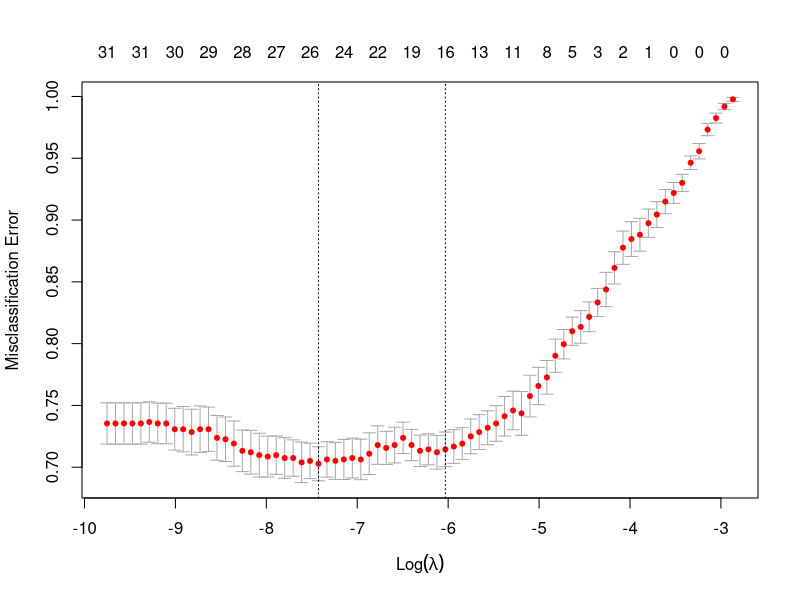

Generate this figure with R:
library(ggplot2)
library(glmnet)
library(doParallel)
registerDoParallel(6)

crusio1 <- read.csv('Crusio1.csv')

# Part (b)
# Use columns 4 through 41.
crusio1_b <- crusio1[,c(1,seq(4,41))]
# Drop N/As.
crusio1_b <- na.omit(crusio1_b)
# Drop strains with fewer than 10 rows.
count <- table(unlist(crusio1_b[,1]))
crusio1_s <- subset(crusio1_b, count[crusio1_b[,1]] >= 10)
# Prepare data and labels.
strain <- factor(t(crusio1_s["strain"]))
obs <- crusio1_s[,-1]

# Fit model with multinomial logistic regression and lasso.
cv_model <- cv.glmnet(as.matrix(obs), t(strain), family="multinomial", type.measure="class", alpha=1, parallel = TRUE)
plot(cv_model)

# Find a good lambda and check accuracy over entire dataset.
opt_lambda <- cv_model["lambda.1se"][[1]]
pred <- predict(cv_model, as.matrix(obs), s=opt_lambda, type="class")
# Accuracy
mean(pred == strain)

# Baseline classification accuracy by predicting just random labels is 1/44 = 0.023.
